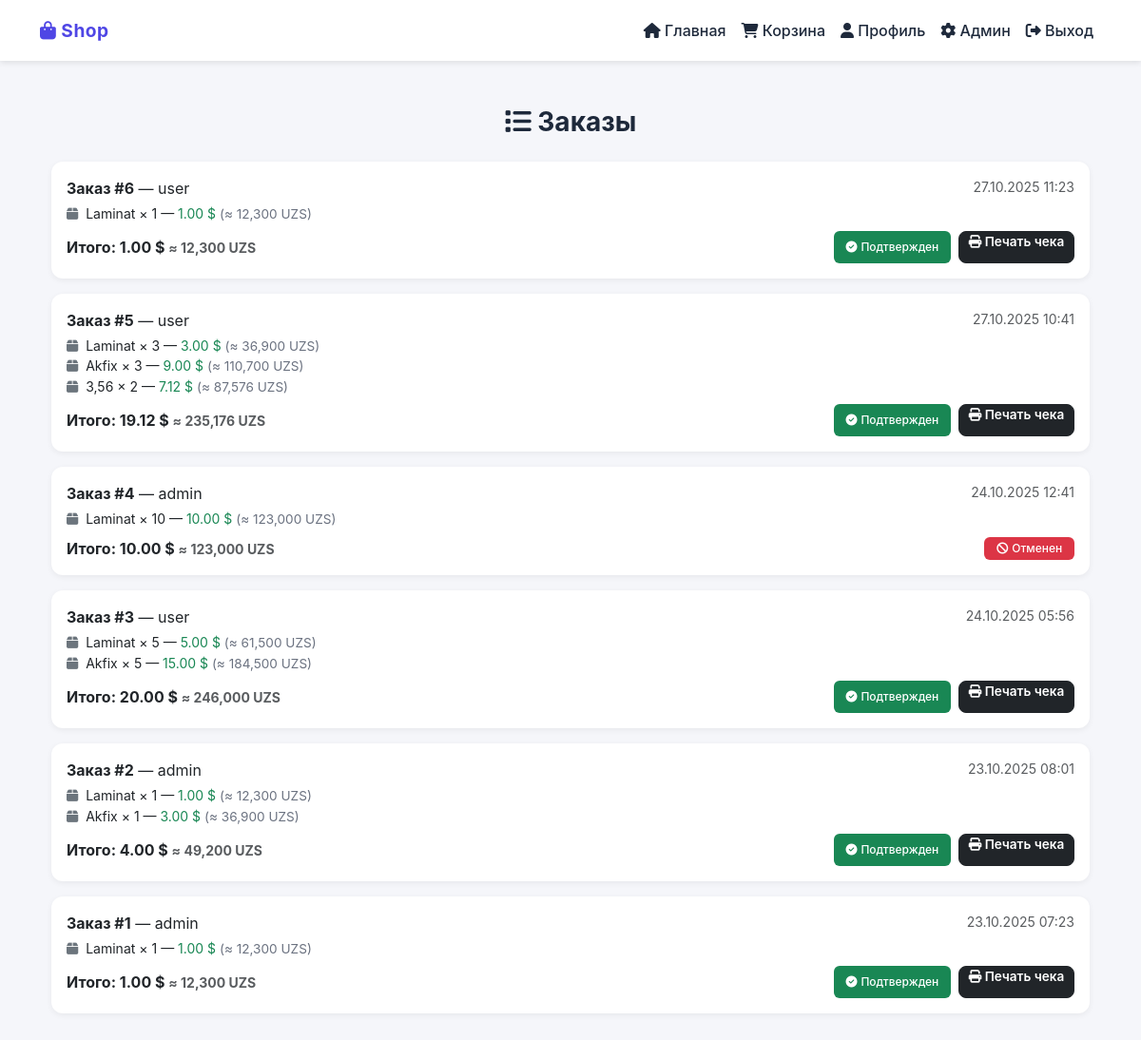
Page /admin/orders (signed in) on the committed database.
### app.py (models this page shows)
class Order(db.Model):
    id = db.Column(db.Integer, primary_key=True)
    user_id = db.Column(db.Integer, db.ForeignKey('user.id'), nullable=False)
    created_at = db.Column(db.DateTime, default=datetime.utcnow)
    status = db.Column(db.String(20), default='pending')
    kurs = db.Column(db.Float, nullable=False, default=12200.0)
    items = db.relationship('OrderItem', backref='order', lazy=True, cascade='all, delete-orphan')

class User(db.Model):
    id = db.Column(db.Integer, primary_key=True)
    username = db.Column(db.String(80), unique=True, nullable=False)
    password = db.Column(db.String(200), nullable=False)
    role = db.Column(db.String(20), nullable=False, default='user')
    orders = db.relationship('Order', backref='user', lazy=True)
    last_active = db.Column(db.DateTime, default=datetime.utcnow)  # ✅ Новое поле

class OrderItem(db.Model):
    id = db.Column(db.Integer, primary_key=True)
    order_id = db.Column(db.Integer, db.ForeignKey('order.id'), nullable=False)
    product_id = db.Column(db.Integer, db.ForeignKey('product.id'), nullable=False)
    quantity = db.Column(db.Integer, default=1)

class Product(db.Model):
    id = db.Column(db.Integer, primary_key=True)
    name = db.Column(db.String(100), nullable=False)
    price = db.Column(db.Float, nullable=False)
    image = db.Column(db.String(200))
    is_archived = db.Column(db.Boolean, default=False)  # 👈 добавлено
    order_items = db.relationship('OrderItem', backref='product', lazy=True)

### app.py (the view)
    def wrapper(*args, **kwargs):
        if 'user_id' not in session:
            return redirect(url_for('login'))
        user = User.query.get(session['user_id'])
        if not user or user.role != 'admin':
            flash('Доступ запрещен', 'danger')
            return redirect(url_for('index'))
        return f(*args, **kwargs)

### app.py (called while the page is built)
def get_kurs():
    kurs_setting = Setting.query.filter_by(key='kurs').first()
    try:
        return float(kurs_setting.value)
    except:
        return 12200.0  # курс по умолчанию

def admin_required(f):
    def wrapper(*args, **kwargs):
        if 'user_id' not in session:
            return redirect(url_for('login'))
        user = User.query.get(session['user_id'])
        if not user or user.role != 'admin':
            flash('Доступ запрещен', 'danger')
            return redirect(url_for('index'))
        return f(*args, **kwargs)
    wrapper.__name__ = f.__name__
    return wrapper

@app.route('/admin/orders')
@admin_required
def admin_orders():
    orders = Order.query.order_by(Order.created_at.desc()).all()
    kurs = get_kurs()  # 🔹 получаем курс из базы
    return render_template('admin/orders.html', orders=orders, kurs=kurs)

@app.before_request
def update_last_active():
    if 'user_id' not in session:
        return
    if request.endpoint and request.endpoint.startswith('static'):
        return
    try:
        user = User.query.get(session['user_id'])
        if not user:
            return
        now = datetime.utcnow()
        if not user.last_active or (now - user.last_active).total_seconds() > 30:
            user.last_active = now
            db.session.commit()
    except Exception:
        db.session.rollback()

### templates/admin/orders.html (shortened to what this page needs)
{% extends "base.html" %}
{% block content %}
<div class="container mt-3">
  <h3 class="text-center mb-4"><i class="fas fa-list"></i> Заказы</h3>
  {% if orders %}
    {% for order in orders %}
      <div class="order-card">
        <div class="d-flex justify-content-between mb-1">
          <div><strong>Заказ #{{ order.id }}</strong> — {{ order.user.username }}</div>
          <small class="text-muted">{{ order.created_at.strftime('%d.%m.%Y %H:%M') }}</small>
        </div>
        <ul class="list-unstyled small mb-2">
          {% for item in order.items %}
          <li>
            <i class="fas fa-box text-secondary me-1"></i>
            {{ item.product.name }} × {{ item.quantity }} —
            <span class="text-success">
              {{ "{:,.2f}".format(item.product.price * item.quantity) }} $
            </span>
            <span class="price-convert">
              (≈ {{ "{:,.0f}".format(item.product.price * item.quantity * kurs) }} UZS)
            </span>
          </li>
          {% endfor %}
        </ul>
        <div class="d-flex justify-content-between align-items-center order-actions flex-wrap gap-2">
          {% set total = namespace(value=0) %}
          {% for item in order.items %}
            {% set total.value = total.value + (item.product.price * item.quantity) %}
          {% endfor %}
          <span class="fw-bold text-dark">
            Итого: {{ "{:,.2f}".format(total.value) }} $
            <small class="text-muted">≈ {{ "{:,.0f}".format(total.value * kurs) }} UZS</small>
          </span>
          <div class="d-flex gap-2">
            {% if order.status == 'pending' %}
              <a href="{{ url_for('update_order', order_id=order.id, status='confirmed') }}" class="btn btn-sm btn-outline-success">
                <i class="fas fa-check"></i> Подтвердить
              </a>
              <a href="{{ url_for('update_order', order_id=order.id, status='cancelled') }}" class="btn btn-sm btn-outline-danger">
                <i class="fas fa-times"></i> Отменить
              </a>
            {% elif order.status == 'confirmed' %}
              <span class="badge bg-success d-flex align-items-center">
                <i class="fas fa-check-circle me-1"></i> Подтвержден
              </span>
              <a href="{{ url_for('print_order', order_id=order.id) }}" target="_blank" class="btn btn-sm btn-dark">
                <i class="fas fa-print"></i> Печать чека
              </a>
            {% elif order.status == 'cancelled' %}
              <span class="badge bg-danger d-flex align-items-center">
                <i class="fas fa-ban me-1"></i> Отменен
              </span>
            {% endif %}
          </div>
        </div>
      </div>
    {% endfor %}
  {% else %}
    <div class="text-center text-muted py-5">
      <i class="fas fa-inbox fa-3x mb-3"></i>
      <p>Заказов пока нет</p>
    </div>
  {% endif %}
</div>
{% endblock %}

### templates/base.html (style rules this page uses)
* { -webkit-tap-highlight-color: transparent; }
:root { --primary: #4f46e5; --success: #22c55e; --danger: #ef4444; --warning: #f59e0b; --dark: #1e293b; --gray: #94a3b8; --light: #f8fafc; }
body { font-family: -apple-system, BlinkMacSystemFont, 'Segoe UI', Roboto, sans-serif; background-color: #f5f6fa; min-height: 100vh; margin: 0; padding: 0; }
.container { padding-top: 1rem; padding-bottom: calc(5rem + env(safe-area-inset-bottom)); }
.btn { border-radius: 8px; padding: 0.6rem 1.2rem; font-weight: 600; transition: all 0.2s ease; }
.badge { padding: 0.4rem 0.8rem; border-radius: 6px; font-weight: 500; }
h1, h2, h3, h4, h5 { font-weight: 700; color: var(--dark); }
@media (min-width: 769px) { .container { padding-bottom: 2rem; } }

### templates/admin/orders.html (style rules this page uses)
.order-card { background: #fff; border-radius: 12px; padding: 1rem; margin-bottom: 1rem; box-shadow: 0 2px 6px rgba(0,0,0,0.06); }
.order-card ul { margin-bottom: 0.6rem; }
.order-actions .btn { font-size: 0.85rem; height: 34px; padding: 0 0.6rem; border-radius: 8px; }
.price-convert { font-size: 0.85rem; color: #6b7280; }

### rows in the picture
Order: id "6", user.username "user", created_at "27.10.2025 11:23", value "1.00", value "12,300"
OrderItem: product.name "Laminat", quantity "1"
Product: item.product.price*item.quantity "1.00", item.product.price*item.quantity*kurs "12,300", item.product.price*item.quantity "3.00", item.product.price*item.quantity*kurs "36,900", item.product.price*item.quantity "10.00", item.product.price*item.quantity*kurs "123,000", item.product.price*item.quantity "5.00", item.product.price*item.quantity*kurs "61,500"
Order: id "5", user.username "user", created_at "27.10.2025 10:41", value "19.12", value "235,176"
OrderItem: product.name "Laminat", quantity "3"
OrderItem: product.name "Akfix", quantity "3"
Product: item.product.price*item.quantity "9.00", item.product.price*item.quantity*kurs "110,700", item.product.price*item.quantity "15.00", item.product.price*item.quantity*kurs "184,500", item.product.price*item.quantity "3.00", item.product.price*item.quantity*kurs "36,900"
OrderItem: product.name "3,56", quantity "2"
Product: item.product.price*item.quantity "7.12", item.product.price*item.quantity*kurs "87,576"
Order: id "4", user.username "admin", created_at "24.10.2025 12:41", value "10.00", value "123,000", status "cancelled" (drawn)
OrderItem: product.name "Laminat", quantity "10"
Order: id "3", user.username "user", created_at "24.10.2025 05:56", value "20.00", value "246,000"
OrderItem: product.name "Laminat", quantity "5"
OrderItem: product.name "Akfix", quantity "5"
Order: id "2", user.username "admin", created_at "23.10.2025 08:01", value "4.00", value "49,200"
OrderItem: product.name "Laminat", quantity "1"
OrderItem: product.name "Akfix", quantity "1"
Order: id "1", user.username "admin", created_at "23.10.2025 07:23", value "1.00", value "12,300"
OrderItem: product.name "Laminat", quantity "1"
